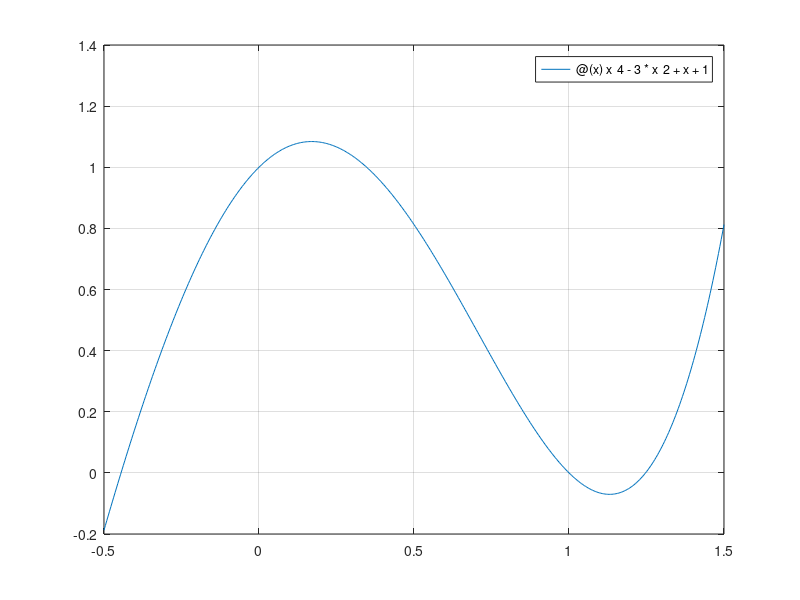

Write the MATLAB code that produced this figure.
clear
f=@(x)x^4-3*x^2+x+1;
fplot(f, [-0.5,1.5])
grid on
f1=@(x)4*x^3-6*x+1;

%return
eta=1e-6;
x=-1.6;
x=-0.45;
x=1;
x=1.25;
xvana=1; %fiktiivne väärtus
while abs(x-xvana)>=eta
    xvana=x;
    x=x-f(x)/f1(x);
end
x
